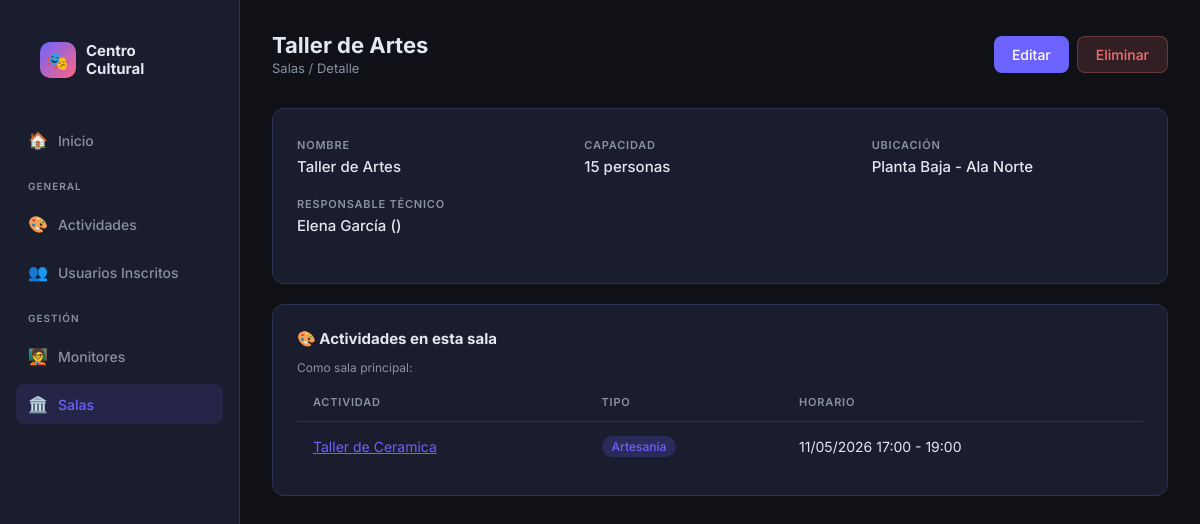
The app's page /salas/3/ with its own data.
### app_actividades/models.py (models this page shows, shortened)
class Sala(models.Model):
    nombre = models.CharField(max_length=100)
    capacidad = models.IntegerField()
    ubicacion = models.CharField(max_length=100)
    responsable = models.OneToOneField(
        Monitor,
        on_delete=models.SET_NULL,
        null=True,
        blank=True,
        related_name='sala_responsable'
    )

class Monitor(models.Model):
    nombre = models.CharField(max_length=100)
    especializacion = models.CharField(max_length=100)

class Actividad(models.Model):
    nombre = models.CharField(max_length=100)
    tipo = models.CharField(max_length=50)
    horario_inicio = models.DateTimeField(null=True, blank=True)
    horario_fin = models.DateTimeField(null=True, blank=True, editable=False)
    descripcion = models.TextField()
    duracion = models.IntegerField(help_text="Duración en minutos")
    plazas_disponibles = models.IntegerField()
    monitor = models.ForeignKey(Monitor, on_delete=models.SET_NULL, null=True, blank=True, related_name='actividades')
    sala_principal = models.ForeignKey(Sala, on_delete=models.SET_NULL, null=True, blank=True, related_name='actividades_principal')
    salas_secundarias = models.ManyToManyField(Sala, related_name='actividades_secundarias', blank=True)

### app_actividades/views.py (the view)
# urls.py: path('salas/<int:id>/', views.detalle_sala, name='detalle_sala'),
def detalle_sala(request, id):
    sala = get_object_or_404(Sala, pk=id)
    return render(request, 'app_actividades/salas/detalle_sala.html', {'sala': sala})

### templates/app_actividades/salas/detalle_sala.html (shortened to what this page needs)
{% extends "app_actividades/base.html" %}
{% block content %}
<div class="topbar">
    <div>
        <h1>{{ sala.nombre }}</h1>
        <p class="breadcrumb"><a href="{% url 'lista_salas' %}" style="color:var(--text-muted);text-decoration:none">Salas</a> / Detalle</p>
    </div>
    <div class="actions">
        <a href="{% url 'editar_sala' sala.id %}" class="btn btn-primary">Editar</a>
        <a href="{% url 'eliminar_sala' sala.id %}" class="btn btn-danger">Eliminar</a>
    </div>
</div>
<div class="card" style="margin-bottom:20px">
    <div class="detail-grid">
        <div class="detail-item"><label>Nombre</label><p>{{ sala.nombre }}</p></div>
        <div class="detail-item"><label>Capacidad</label><p>{{ sala.capacidad }} personas</p></div>
        <div class="detail-item"><label>Ubicación</label><p>{{ sala.ubicacion }}</p></div>
        <div class="detail-item">
            <label>Responsable técnico</label>
            <p>{% if sala.responsable %}{{ sala.responsable.nombre }} ({{ sala.responsable.telefono }}){% else %}—{% endif %}</p>
        </div>
    </div>
</div>
<div class="card">
    <h3 style="margin-bottom:12px;font-size:15px">🎨 Actividades en esta sala</h3>
    {% if sala.actividades_principal.all %}
    <p style="font-size:12px;color:var(--text-muted);margin-bottom:8px">Como sala principal:</p>
    <table>
        <thead><tr><th>Actividad</th><th>Tipo</th><th>Horario</th></tr></thead>
        <tbody>
            {% for a in sala.actividades_principal.all %}
            <tr>
                <td><a href="{% url 'detalle_actividad' a.id %}" style="color:var(--accent)">{{ a.nombre }}</a></td>
                <td><span class="badge badge-purple">{{ a.tipo }}</span></td>
                <td>{{ a.horario_inicio|date:"d/m/Y H:i" }} - {{ a.horario_fin|date:"H:i" }}</td>
            </tr>
            {% endfor %}
        </tbody>
    </table>
    {% else %}
    <p style="color:var(--text-muted);font-size:14px">Esta sala no es sala principal de ninguna actividad.</p>
    {% endif %}
</div>
{% endblock %}

### templates/app_actividades/base.html (style rules this page uses)
*, *::before, *::after { box-sizing: border-box; margin: 0; padding: 0; }
:root { --bg: #0f1117; --surface: #1a1d2e; --surface2: #22263a; --accent: #6c63ff; --accent2: #ff6584; --text: #e2e8f0; --text-muted: #8892a4; --border: #2d3352; --success: #34d399; --danger: #f87171; --warning: #fbbf24; --radius: 12px; --radius-sm: 8px; }
body { font-family: 'Inter', sans-serif; background: var(--bg); color: var(--text); min-height: 100vh; display: flex; }
.topbar { display: flex; align-items: center; justify-content: space-between; margin-bottom: 32px; }
.topbar h1 { font-size: 22px; font-weight: 700; }
.topbar .breadcrumb { font-size: 13px; color: var(--text-muted); margin-top: 2px; }
.btn { display: inline-flex; align-items: center; gap: 8px; padding: 9px 18px; border-radius: var(--radius-sm); font-size: 14px; font-weight: 500; cursor: pointer; border: none; text-decoration: none; transition: all .2s; }
.btn-primary { background: var(--accent); color: #fff; }
.btn-danger { background: rgba(248,113,113,.15); color: var(--danger); border: 1px solid rgba(248,113,113,.3); }
.card { background: var(--surface); border: 1px solid var(--border); border-radius: var(--radius); padding: 24px; transition: border-color .2s; }
table { width: 100%; border-collapse: collapse; }
th { text-align: left; padding: 12px 16px; font-size: 11px; font-weight: 600; letter-spacing: .8px; text-transform: uppercase; color: var(--text-muted); border-bottom: 1px solid var(--border); }
td { padding: 14px 16px; font-size: 14px; border-bottom: 1px solid rgba(45,51,82,.5); }
tr:last-child td { border-bottom: none; }
.badge { display: inline-flex; align-items: center; padding: 3px 10px; border-radius: 20px; font-size: 12px; font-weight: 500; }
.badge-purple { background: rgba(108,99,255,.2); color: var(--accent); }
.detail-grid { display: grid; grid-template-columns: repeat(auto-fill, minmax(200px, 1fr)); gap: 16px; margin-bottom: 24px; }
.detail-item label { font-size: 11px; text-transform: uppercase; letter-spacing: .8px; color: var(--text-muted); font-weight: 600; }
.detail-item p { margin-top: 4px; font-size: 15px; font-weight: 500; }
.actions { display: flex; gap: 8px; }

### records on screen
Sala: nombre "Taller de Artes", capacidad "15", ubicacion "Planta Baja - Ala Norte", responsable.nombre "Elena García"
Actividad: nombre "Taller de Ceramica", tipo "Artesanía", horario_inicio "11/05/2026 17:00", horario_fin "19:00"
